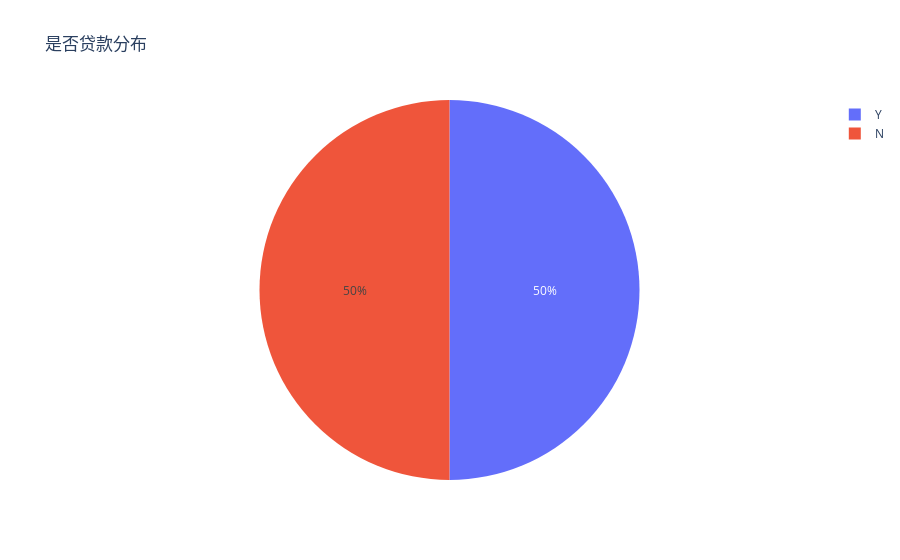

Here is the notebook cell this chart was saved with:
### Markdown cell above
现在我们看一下贷款状态列的分布情况：

### Code cell
# 导入 Plotly Express 库，这是一个用于创建交互式图的高级绘图库
import plotly.express as px
loan_status_count = df['Loan_Status'].value_counts()
print(loan_status_count)
# 创建饼图
fig_loan_status = px.pie(loan_status_count,
                         names=loan_status_count.index,
                         title='是否贷款分布')

fig_loan_status.show()

### Figure 1 — Plotly figure (JSON) as saved in the notebook; plotly's stock layout.template omitted (floating-point values rounded to 4 significant figures)
{"data": [{"domain": {"x": [0, 1], "y": [0, 1]}, "hovertemplate": "Loan_Status=%{label}<extra></extra>", "labels": ["Y", "N"], "legendgroup": "", "name": "", "showlegend": true, "type": "pie"}], "layout": {"legend": {"tracegroupgap": 0}, "title": {"text": "是否贷款分布"}}}
